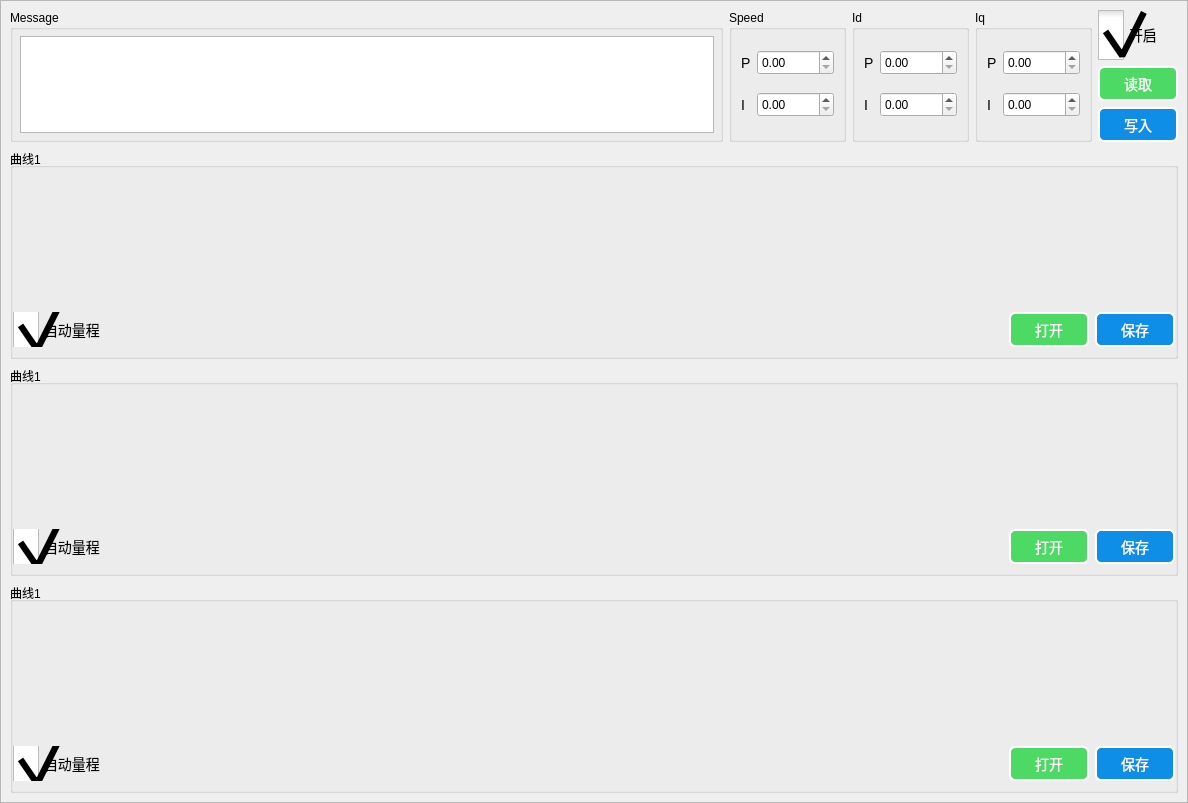
<?xml version="1.0" encoding="UTF-8"?>
<ui version="4.0">
 <class>MPlotUi</class>
 <widget class="QWidget" name="MPlotUi">
  <property name="geometry">
   <rect>
    <x>0</x>
    <y>0</y>
    <width>1188</width>
    <height>803</height>
   </rect>
  </property>
  <property name="windowTitle">
   <string>Form</string>
  </property>
  <property name="styleSheet">
   <string notr="true">QTextBrowser{
	color: green;
}


QLabel{
    color: black;
    qproperty-alignment: AlignCenter;
	
    /*font-family: 'Verdana';*/
    font-size: 14px;}

/* ******************QPushButton****************** */
QPushButton{
    background-color: rgb(14, 142, 231);
	border-style: outset;
    border-width: 2px;
	border-radius: 6px;
    color: white;
	font-size: 14px;
}

QPushButton:hover{
    background-color: rgb(57, 159, 251);
}

QPushButton:pressed{
    background-color: rgb(0, 125, 213);
}

QPushButton:disabled{
    background-color: gray;
}

QCheckBox{
	font-size: 14px;
	alignment:center}


QRadioButton{
	font-size: 14px;
	alignment:center}

    /*RadioButton样式设置*/
    QRadioButton::indicator { 
    	width: 17px;
    	height: 17px;
    }
    /*单选框未选中样式*/
    QRadioButton::indicator::unchecked {
    	
    	image: url(:/images/skin/images/radiob-unchecked.png);
    }
    /*单选框选中样式*/
    QRadioButton::indicator::checked { 
    	image: url(:/images/skin/images/radiob-checked.png);
    }
    /*RadioButton和checkbox字体和间距设置*/
    QRadioButton ,QCheckBox{
    	spacing: 5px;
    	font-size: 14px;
    }
    /*checkbox样式设置*/
    QCheckBox::indicator { 
    	width: 26px;
    	height: 50px;
    }
    /*未选中*/
    QCheckBox::indicator::unchecked {	
    	image: url(:/images/skin/images/checkb-unche.png);
    }
    /*选中*/
    QCheckBox::indicator::checked { 
    	image: url(:/images/skin/images/checkb_check.png);
    }

</string>
  </property>
  <layout class="QGridLayout" name="gridLayout_3">
   <property name="leftMargin">
    <number>0</number>
   </property>
   <property name="topMargin">
    <number>0</number>
   </property>
   <property name="rightMargin">
    <number>0</number>
   </property>
   <property name="bottomMargin">
    <number>0</number>
   </property>
   <item row="0" column="0">
    <widget class="QScrollArea" name="scrollArea">
     <property name="horizontalScrollBarPolicy">
      <enum>Qt::ScrollBarAlwaysOff</enum>
     </property>
     <property name="widgetResizable">
      <bool>true</bool>
     </property>
     <widget class="QWidget" name="scrollAreaWidgetContents">
      <property name="geometry">
       <rect>
        <x>0</x>
        <y>0</y>
        <width>1186</width>
        <height>801</height>
       </rect>
      </property>
      <property name="minimumSize">
       <size>
        <width>0</width>
        <height>800</height>
       </size>
      </property>
      <layout class="QGridLayout" name="gridLayout_7">
       <item row="0" column="0">
        <layout class="QGridLayout" name="gridLayout_2">
         <item row="0" column="0" rowspan="3">
          <widget class="QGroupBox" name="groupBox_2">
           <property name="maximumSize">
            <size>
             <width>16777215</width>
             <height>888888</height>
            </size>
           </property>
           <property name="title">
            <string>Message</string>
           </property>
           <layout class="QGridLayout" name="gridLayout_4">
            <property name="leftMargin">
             <number>7</number>
            </property>
            <property name="topMargin">
             <number>6</number>
            </property>
            <property name="rightMargin">
             <number>6</number>
            </property>
            <property name="bottomMargin">
             <number>6</number>
            </property>
            <item row="0" column="0">
             <widget class="QTextBrowser" name="textBrowser"/>
            </item>
           </layout>
          </widget>
         </item>
         <item row="0" column="1" rowspan="3">
          <widget class="QGroupBox" name="groupBox_4">
           <property name="sizePolicy">
            <sizepolicy hsizetype="Preferred" vsizetype="Preferred">
             <horstretch>0</horstretch>
             <verstretch>0</verstretch>
            </sizepolicy>
           </property>
           <property name="title">
            <string>Speed</string>
           </property>
           <layout class="QGridLayout" name="gridLayout">
            <item row="0" column="0">
             <widget class="QLabel" name="label_6">
              <property name="text">
               <string>P</string>
              </property>
             </widget>
            </item>
            <item row="0" column="1">
             <widget class="QDoubleSpinBox" name="SpinBox_speedPRW">
              <property name="minimumSize">
               <size>
                <width>0</width>
                <height>25</height>
               </size>
              </property>
              <property name="maximumSize">
               <size>
                <width>16777215</width>
                <height>25</height>
               </size>
              </property>
              <property name="maximum">
               <double>99999.990000000005239</double>
              </property>
             </widget>
            </item>
            <item row="1" column="0">
             <widget class="QLabel" name="label_7">
              <property name="text">
               <string>I</string>
              </property>
             </widget>
            </item>
            <item row="1" column="1">
             <widget class="QDoubleSpinBox" name="SpinBox_speedIRW">
              <property name="minimumSize">
               <size>
                <width>0</width>
                <height>25</height>
               </size>
              </property>
              <property name="maximumSize">
               <size>
                <width>16777215</width>
                <height>25</height>
               </size>
              </property>
              <property name="maximum">
               <double>99999.990000000005239</double>
              </property>
             </widget>
            </item>
           </layout>
           <zorder>SpinBox_speedPRW</zorder>
           <zorder>label_7</zorder>
           <zorder>label_6</zorder>
           <zorder>SpinBox_speedIRW</zorder>
          </widget>
         </item>
         <item row="0" column="2" rowspan="3">
          <widget class="QGroupBox" name="groupBox_5">
           <property name="sizePolicy">
            <sizepolicy hsizetype="Preferred" vsizetype="Preferred">
             <horstretch>0</horstretch>
             <verstretch>0</verstretch>
            </sizepolicy>
           </property>
           <property name="title">
            <string>Id</string>
           </property>
           <layout class="QGridLayout" name="gridLayout_5">
            <item row="0" column="0">
             <widget class="QLabel" name="label_12">
              <property name="text">
               <string>P</string>
              </property>
             </widget>
            </item>
            <item row="0" column="1">
             <widget class="QDoubleSpinBox" name="SpinBox_idPRW">
              <property name="minimumSize">
               <size>
                <width>0</width>
                <height>25</height>
               </size>
              </property>
              <property name="maximumSize">
               <size>
                <width>16777215</width>
                <height>25</height>
               </size>
              </property>
              <property name="maximum">
               <double>99999.990000000005239</double>
              </property>
             </widget>
            </item>
            <item row="1" column="0">
             <widget class="QLabel" name="label_13">
              <property name="text">
               <string>I</string>
              </property>
             </widget>
            </item>
            <item row="1" column="1">
             <widget class="QDoubleSpinBox" name="SpinBox_idIRW">
              <property name="minimumSize">
               <size>
                <width>0</width>
                <height>25</height>
               </size>
              </property>
              <property name="maximumSize">
               <size>
                <width>16777215</width>
                <height>25</height>
               </size>
              </property>
              <property name="maximum">
               <double>99999.990000000005239</double>
              </property>
             </widget>
            </item>
           </layout>
           <zorder>SpinBox_idPRW</zorder>
           <zorder>label_13</zorder>
           <zorder>SpinBox_idIRW</zorder>
           <zorder>label_12</zorder>
          </widget>
         </item>
         <item row="0" column="3" rowspan="3">
          <widget class="QGroupBox" name="groupBox_6">
           <property name="sizePolicy">
            <sizepolicy hsizetype="Preferred" vsizetype="Preferred">
             <horstretch>0</horstretch>
             <verstretch>0</verstretch>
            </sizepolicy>
           </property>
           <property name="title">
            <string>Iq</string>
           </property>
           <layout class="QGridLayout" name="gridLayout_6">
            <item row="0" column="0">
             <widget class="QLabel" name="label_14">
              <property name="text">
               <string>P</string>
              </property>
             </widget>
            </item>
            <item row="0" column="1">
             <widget class="QDoubleSpinBox" name="SpinBox_iqPRW">
              <property name="minimumSize">
               <size>
                <width>0</width>
                <height>25</height>
               </size>
              </property>
              <property name="maximumSize">
               <size>
                <width>16777215</width>
                <height>25</height>
               </size>
              </property>
              <property name="maximum">
               <double>99999.990000000005239</double>
              </property>
             </widget>
            </item>
            <item row="1" column="0">
             <widget class="QLabel" name="label_15">
              <property name="text">
               <string>I</string>
              </property>
             </widget>
            </item>
            <item row="1" column="1">
             <widget class="QDoubleSpinBox" name="SpinBox_iqIRW">
              <property name="minimumSize">
               <size>
                <width>0</width>
                <height>25</height>
               </size>
              </property>
              <property name="maximumSize">
               <size>
                <width>16777215</width>
                <height>25</height>
               </size>
              </property>
              <property name="maximum">
               <double>99999.990000000005239</double>
              </property>
             </widget>
            </item>
           </layout>
           <zorder>SpinBox_iqPRW</zorder>
           <zorder>label_15</zorder>
           <zorder>SpinBox_iqIRW</zorder>
           <zorder>label_14</zorder>
          </widget>
         </item>
         <item row="0" column="4">
          <widget class="QCheckBox" name="checkBox_4">
           <property name="text">
            <string>开启</string>
           </property>
           <property name="checked">
            <bool>true</bool>
           </property>
          </widget>
         </item>
         <item row="1" column="4">
          <widget class="QPushButton" name="plotPauseBtn0_3">
           <property name="minimumSize">
            <size>
             <width>80</width>
             <height>35</height>
            </size>
           </property>
           <property name="styleSheet">
            <string notr="true">QPushButton{
    background-color: rgb(76, 218, 100);
	border-style: outset;
    border-width: 2px;
	border-radius: 6px;
    color: white;
	font-size: 14px;
}

QPushButton:hover{
    background-color: rgb(110, 230, 120);
}

QPushButton:pressed{
    background-color: rgb(50, 200, 80);
}

QPushButton:disabled{
    background-color: gray;
}</string>
           </property>
           <property name="text">
            <string>读取</string>
           </property>
          </widget>
         </item>
         <item row="2" column="4">
          <widget class="QPushButton" name="plotPauseBtn0_2">
           <property name="minimumSize">
            <size>
             <width>80</width>
             <height>35</height>
            </size>
           </property>
           <property name="text">
            <string>写入</string>
           </property>
          </widget>
         </item>
         <item row="3" column="0" colspan="5">
          <widget class="QGroupBox" name="groupBox">
           <property name="sizePolicy">
            <sizepolicy hsizetype="Expanding" vsizetype="Expanding">
             <horstretch>0</horstretch>
             <verstretch>0</verstretch>
            </sizepolicy>
           </property>
           <property name="minimumSize">
            <size>
             <width>0</width>
             <height>150</height>
            </size>
           </property>
           <property name="maximumSize">
            <size>
             <width>16777215</width>
             <height>300</height>
            </size>
           </property>
           <property name="title">
            <string>曲线1</string>
           </property>
           <property name="alignment">
            <set>Qt::AlignLeading|Qt::AlignLeft|Qt::AlignVCenter</set>
           </property>
           <layout class="QVBoxLayout" name="verticalLayout">
            <property name="leftMargin">
             <number>0</number>
            </property>
            <property name="rightMargin">
             <number>0</number>
            </property>
            <item>
             <widget class="QCustomPlot" name="customPlot" native="true">
              <property name="sizePolicy">
               <sizepolicy hsizetype="Expanding" vsizetype="Expanding">
                <horstretch>0</horstretch>
                <verstretch>0</verstretch>
               </sizepolicy>
              </property>
              <property name="minimumSize">
               <size>
                <width>0</width>
                <height>150</height>
               </size>
              </property>
             </widget>
            </item>
            <item>
             <layout class="QHBoxLayout" name="horizontalLayout">
              <item>
               <widget class="QCheckBox" name="checkBox">
                <property name="minimumSize">
                 <size>
                  <width>0</width>
                  <height>35</height>
                 </size>
                </property>
                <property name="maximumSize">
                 <size>
                  <width>16777215</width>
                  <height>35</height>
                 </size>
                </property>
                <property name="text">
                 <string>自动量程</string>
                </property>
                <property name="checked">
                 <bool>true</bool>
                </property>
               </widget>
              </item>
              <item>
               <spacer name="horizontalSpacer">
                <property name="orientation">
                 <enum>Qt::Horizontal</enum>
                </property>
                <property name="sizeHint" stdset="0">
                 <size>
                  <width>40</width>
                  <height>20</height>
                 </size>
                </property>
               </spacer>
              </item>
              <item>
               <widget class="QPushButton" name="plotOpenBtn0">
                <property name="minimumSize">
                 <size>
                  <width>80</width>
                  <height>35</height>
                 </size>
                </property>
                <property name="styleSheet">
                 <string notr="true">QPushButton{
    background-color: rgb(76, 218, 100);
	border-style: outset;
    border-width: 2px;
	border-radius: 6px;
    color: white;
	font-size: 14px;
}

QPushButton:hover{
    background-color: rgb(110, 230, 120);
}

QPushButton:pressed{
    background-color: rgb(50, 200, 80);
}

QPushButton:disabled{
    background-color: gray;
}</string>
                </property>
                <property name="text">
                 <string>打开</string>
                </property>
               </widget>
              </item>
              <item>
               <widget class="QPushButton" name="plotSaveBtn0">
                <property name="minimumSize">
                 <size>
                  <width>80</width>
                  <height>35</height>
                 </size>
                </property>
                <property name="text">
                 <string>保存</string>
                </property>
               </widget>
              </item>
             </layout>
            </item>
           </layout>
          </widget>
         </item>
         <item row="4" column="0" colspan="5">
          <widget class="QGroupBox" name="groupBox_3">
           <property name="sizePolicy">
            <sizepolicy hsizetype="Expanding" vsizetype="Expanding">
             <horstretch>0</horstretch>
             <verstretch>0</verstretch>
            </sizepolicy>
           </property>
           <property name="minimumSize">
            <size>
             <width>0</width>
             <height>150</height>
            </size>
           </property>
           <property name="maximumSize">
            <size>
             <width>16777215</width>
             <height>300</height>
            </size>
           </property>
           <property name="title">
            <string>曲线1</string>
           </property>
           <property name="alignment">
            <set>Qt::AlignLeading|Qt::AlignLeft|Qt::AlignVCenter</set>
           </property>
           <layout class="QVBoxLayout" name="verticalLayout_2">
            <property name="leftMargin">
             <number>0</number>
            </property>
            <property name="rightMargin">
             <number>0</number>
            </property>
            <item>
             <widget class="QCustomPlot" name="customPlot2" native="true">
              <property name="sizePolicy">
               <sizepolicy hsizetype="Expanding" vsizetype="Expanding">
                <horstretch>0</horstretch>
                <verstretch>0</verstretch>
               </sizepolicy>
              </property>
              <property name="minimumSize">
               <size>
                <width>0</width>
                <height>150</height>
               </size>
              </property>
             </widget>
            </item>
            <item>
             <layout class="QHBoxLayout" name="horizontalLayout_2">
              <item>
               <widget class="QCheckBox" name="checkBox_2">
                <property name="sizePolicy">
                 <sizepolicy hsizetype="Minimum" vsizetype="Preferred">
                  <horstretch>0</horstretch>
                  <verstretch>0</verstretch>
                 </sizepolicy>
                </property>
                <property name="minimumSize">
                 <size>
                  <width>0</width>
                  <height>35</height>
                 </size>
                </property>
                <property name="maximumSize">
                 <size>
                  <width>16777215</width>
                  <height>35</height>
                 </size>
                </property>
                <property name="text">
                 <string>自动量程</string>
                </property>
                <property name="checked">
                 <bool>true</bool>
                </property>
               </widget>
              </item>
              <item>
               <spacer name="horizontalSpacer_2">
                <property name="orientation">
                 <enum>Qt::Horizontal</enum>
                </property>
                <property name="sizeHint" stdset="0">
                 <size>
                  <width>40</width>
                  <height>20</height>
                 </size>
                </property>
               </spacer>
              </item>
              <item>
               <widget class="QPushButton" name="plotOpenBtn0_2">
                <property name="minimumSize">
                 <size>
                  <width>80</width>
                  <height>35</height>
                 </size>
                </property>
                <property name="styleSheet">
                 <string notr="true">QPushButton{
    background-color: rgb(76, 218, 100);
	border-style: outset;
    border-width: 2px;
	border-radius: 6px;
    color: white;
	font-size: 14px;
}

QPushButton:hover{
    background-color: rgb(110, 230, 120);
}

QPushButton:pressed{
    background-color: rgb(50, 200, 80);
}

QPushButton:disabled{
    background-color: gray;
}</string>
                </property>
                <property name="text">
                 <string>打开</string>
                </property>
               </widget>
              </item>
              <item>
               <widget class="QPushButton" name="plotSaveBtn0_2">
                <property name="minimumSize">
                 <size>
                  <width>80</width>
                  <height>35</height>
                 </size>
                </property>
                <property name="text">
                 <string>保存</string>
                </property>
               </widget>
              </item>
             </layout>
            </item>
           </layout>
          </widget>
         </item>
         <item row="5" column="0" colspan="5">
          <widget class="QGroupBox" name="groupBox_7">
           <property name="sizePolicy">
            <sizepolicy hsizetype="Expanding" vsizetype="Expanding">
             <horstretch>0</horstretch>
             <verstretch>0</verstretch>
            </sizepolicy>
           </property>
           <property name="minimumSize">
            <size>
             <width>0</width>
             <height>150</height>
            </size>
           </property>
           <property name="maximumSize">
            <size>
             <width>16777215</width>
             <height>300</height>
            </size>
           </property>
           <property name="title">
            <string>曲线1</string>
           </property>
           <property name="alignment">
            <set>Qt::AlignLeading|Qt::AlignLeft|Qt::AlignVCenter</set>
           </property>
           <layout class="QVBoxLayout" name="verticalLayout_3">
            <property name="leftMargin">
             <number>0</number>
            </property>
            <property name="rightMargin">
             <number>0</number>
            </property>
            <item>
             <widget class="QCustomPlot" name="customPlot3" native="true">
              <property name="sizePolicy">
               <sizepolicy hsizetype="Expanding" vsizetype="Expanding">
                <horstretch>0</horstretch>
                <verstretch>0</verstretch>
               </sizepolicy>
              </property>
              <property name="minimumSize">
               <size>
                <width>0</width>
                <height>150</height>
               </size>
              </property>
             </widget>
            </item>
            <item>
             <layout class="QHBoxLayout" name="horizontalLayout_3">
              <item>
               <widget class="QCheckBox" name="checkBox_3">
                <property name="minimumSize">
                 <size>
                  <width>0</width>
                  <height>35</height>
                 </size>
                </property>
                <property name="maximumSize">
                 <size>
                  <width>16777215</width>
                  <height>35</height>
                 </size>
                </property>
                <property name="text">
                 <string>自动量程</string>
                </property>
                <property name="checked">
                 <bool>true</bool>
                </property>
               </widget>
              </item>
              <item>
               <spacer name="horizontalSpacer_3">
                <property name="orientation">
                 <enum>Qt::Horizontal</enum>
                </property>
                <property name="sizeHint" stdset="0">
                 <size>
                  <width>40</width>
                  <height>20</height>
                 </size>
                </property>
               </spacer>
              </item>
              <item>
               <widget class="QPushButton" name="plotOpenBtn0_3">
                <property name="minimumSize">
                 <size>
                  <width>80</width>
                  <height>35</height>
                 </size>
                </property>
                <property name="styleSheet">
                 <string notr="true">QPushButton{
    background-color: rgb(76, 218, 100);
	border-style: outset;
    border-width: 2px;
	border-radius: 6px;
    color: white;
	font-size: 14px;
}

QPushButton:hover{
    background-color: rgb(110, 230, 120);
}

QPushButton:pressed{
    background-color: rgb(50, 200, 80);
}

QPushButton:disabled{
    background-color: gray;
}</string>
                </property>
                <property name="text">
                 <string>打开</string>
                </property>
               </widget>
              </item>
              <item>
               <widget class="QPushButton" name="plotSaveBtn0_3">
                <property name="minimumSize">
                 <size>
                  <width>80</width>
                  <height>35</height>
                 </size>
                </property>
                <property name="text">
                 <string>保存</string>
                </property>
               </widget>
              </item>
             </layout>
            </item>
           </layout>
          </widget>
         </item>
        </layout>
       </item>
      </layout>
     </widget>
    </widget>
   </item>
  </layout>
 </widget>
 <customwidgets>
  <customwidget>
   <class>QCustomPlot</class>
   <extends>QWidget</extends>
   <header location="global">qcustomplot/qcustomplot.h</header>
   <container>1</container>
  </customwidget>
 </customwidgets>
 <resources/>
 <connections/>
</ui>
